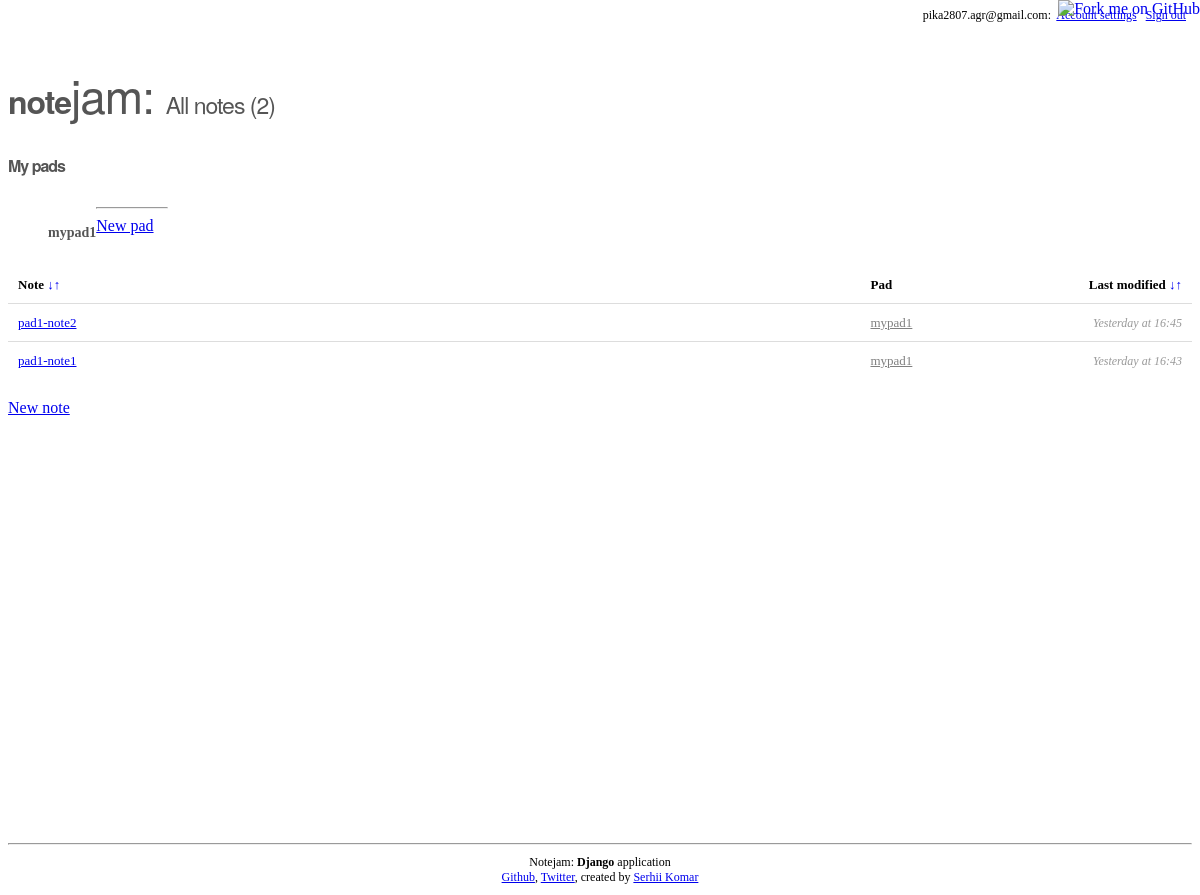
The app's page / (signed in) with its own data.
### pads/models.py (models this page shows, shortened)
class Pad(models.Model):
    name = models.CharField(max_length=100)
    user = models.ForeignKey(User)

### notes/models.py (models this page shows)
class Note(models.Model):
    pad = models.ForeignKey(Pad, null=True, blank=True)
    user = models.ForeignKey(User)
    name = models.CharField(max_length=100)
    text = models.TextField()
    created_at = models.DateTimeField(auto_now_add=True)
    updated_at = models.DateTimeField(auto_now=True)

### notes/views.py (the view)
# urls.py: url(r'^$', login_required(NoteListView.as_view()), name='home'),
class NoteListView(ListView):
    model = Note
    context_object_name = 'notes'
    order_by = '-updated_at'
    def get_queryset(self):
        qs = super(NoteListView, self).get_queryset()
        order_by = self.request.GET.get('order', self.order_by)
        return qs.filter(user=self.request.user).order_by(order_by)

### notes/templatetags/date_tags.py (called while the page is built)
@register.filter
def smart_date(updated_at):
    delta = date.today() - updated_at.date()
    if delta.days == 0:
        return 'Today at {}'.format(updated_at.strftime("%H:%M"))
    elif delta.days == 1:
        return 'Yesterday at {}'.format(updated_at.strftime("%H:%M"))
    elif 1 > delta.days > 4:
        return '{} days ago'.format(abs(delta.days))
    else:
        return updated_at.date()

### pads/templatetags/pad_tags.py (called while the page is built)
    def render(self, context):
        context[self.var_name] = Pad.objects.filter(user=context['user'])
        return ''

### notes/templates/notes/note_list.html (shortened to what this page needs)
{% extends "base.html" %}
{% load date_tags %}
{% block page_title %}<span>All notes ({{ notes.count }})</span>{% endblock %}
{% block content %}
  {% if notes %}
    <table class="notes">
      <tr>
        <th class="note">Note <a href="/?order=name" class="sort_arrow" >&darr;</a><a href="/?order=-name" class="sort_arrow" >&uarr;</a></th>
        <th>Pad</th>
        <th class="date">Last modified <a href="/?order=updated_at" class="sort_arrow" >&darr;</a><a href="/?order=-updated_at" class="sort_arrow" >&uarr;</a></th>
      </tr>
      {% for note in notes %}
        <tr>
          <td><a href="{% url 'view_note' pk=note.id %}">{{ note.name }}</a></td>
          <td class="pad">
            {% if note.pad %}
              <a href="{% url 'view_pad_notes' pk=note.pad.id %}">{{ note.pad.name }}</a>
            {% else %}
              No pad
            {% endif %}
          </td>
          <td class="hidden-text date">{{ note.updated_at|smart_date }}</td>
        </tr>
      {% endfor %}
    </table>
  {% else %}
    <p class="empty">Create your first note.</p>
  {% endif %}
  <a href="{% url 'create_note' %}" class="button">New note</a>
{% endblock %}

### templates/base.html (shortened to what this page needs)
{% load pad_tags %}
<!DOCTYPE html>
<html lang="en">
<head>
	<link rel="stylesheet" href="http://cdnjs.cloudflare.com/ajax/libs/skeleton/1.2/base.min.css">
	<link rel="stylesheet" href="http://cdnjs.cloudflare.com/ajax/libs/skeleton/1.2/skeleton.min.css">
	<link rel="stylesheet" href="http://cdnjs.cloudflare.com/ajax/libs/skeleton/1.2/layout.css">
	<link rel="stylesheet" href="/static/css/style.css">
</head>
<body>
  <div class="container">
    <div class="sixteen columns">
      <div class="sign-in-out-block">
        {% if request.user.is_authenticated %}
          {{ request.user.email}}:&nbsp; <a href="{% url 'account_settings' %}">Account settings</a>&nbsp;&nbsp;&nbsp;<a href="{% url 'signout' %}">Sign out</a>
        {% else %}
          <a href="{% url 'signup' %}">Sign up</a>&nbsp;&nbsp;&nbsp;<a href="{% url 'signin' %}">Sign in</a>
        {% endif %}
      </div>
    </div>
    <div class="sixteen columns">
      <h1 class="bold-header">
        <a href="{% url 'home' %}" class="header">note<span class="jam">jam: </span></a>
        {% block page_title %}{% endblock %}
      </h1>
    </div>
    {% block pads %}
    <div class="three columns">
      <h4 id="logo">My pads</h4>
      <nav>
        {% get_pads as my_pads %}
        {% if my_pads.count > 0 %}
        <ul>
          {% for pad in my_pads %}
            <li><a href="{% url 'view_pad_notes' pk=pad.id %}">{{ pad.name }}</a></li>
          {% endfor %}
        </ul>
        {% else %}
        <p class="empty">No pads</p>
        {% endif %}
        <hr />
        <a href="{% url 'create_pad' %}">New pad</a>
      </nav>
    </div>
    {% endblock %}
    <div class="{% block content_class %}thirteen columns content-area{% endblock %}">
      {% block content %}
      {% endblock %}
    </div>
    <hr class="footer" />
    <div class="footer">
      <div>Notejam: <strong>Django</strong> application</div>
      <div><a href="https://github.com/komarserjio/notejam">Github</a>, <a href="https://twitter.com/komarserjio">Twitter</a>, created by <a href="https://github.com/komarserjio/">Serhii Komar</a></div>
    </div>
  </div>
  <a href="https://github.com/komarserjio/notejam"><img style="position: absolute; top: 0; right: 0; border: 0;" src="https://s3.amazonaws.com/github/ribbons/forkme_right_gray_6d6d6d.png" alt="Fork me on GitHub"></a>
</body>
</html>

### static_files/css/style.css (style rules this page uses)
div.container { padding-top: 40px; }
nav { width: 160px; }
#logo, .bold-header { margin-bottom: 30px; font-family: "Helvetica Neue", Helvetica, Arial, sans-serif; letter-spacing: -1px; color: #555; font-weight: bold; }
.bold-header span { font-weight: normal; font-size: 23px; }
.bold-header a.header { text-decoration: none; color: inherit; }
.bold-header span.jam { font-size: 46px; line-height: 50px; }
nav ul { float: left; }
nav ul li { display: block; margin-bottom: 10px; }
nav ul li a, nav ul li a:visited, nav ul li a:active { font-size: 14px; color: #555; text-decoration: none; font-weight: bold; }
img { max-width: 100%; height: auto; }
table { width: 100%; border-collapse: collapse; }
table th, table td { padding: 10px 10px 9px; font-size: 13px; line-height: 18px; text-align: left; }
table td { vertical-align: top; border-top: solid 1px #ddd; }
table th { padding-top: 9px; font-weight: bold; vertical-align: middle; }
.hidden-text { font-size: 12px; color: #999; }
td.date, th.date { text-align: right; }
td.date { font-style: italic; }
div.content-area { min-height: 600px; }
hr.footer { margin-bottom: 10px; }
div.footer { margin-bottom: 10px; text-align: center; font-size: 12px; }
.sort_arrow { text-decoration: none; }
div.sign-in-out-block { position: absolute; right: 14px; top: 8px; font-size: 12px; }
table.notes { margin: 0 0 20px 0; }
table.notes th.note { width: 72%; }
table.notes td.pad { color: grey; }
table.notes td.pad a { color: grey; text-decoration: underline; font-style: normal; }

### records on screen
Pad: name "mypad1"
Note: name "pad1-note2", pad.name "mypad1", updated_at|smart_date "Yesterday at 16:45"
Note: name "pad1-note1", pad.name "mypad1", updated_at|smart_date "Yesterday at 16:43"

### other values on screen
{{ request.user.email }} "pika2807.agr@gmail.com"
{{ notes.count }} "2"
